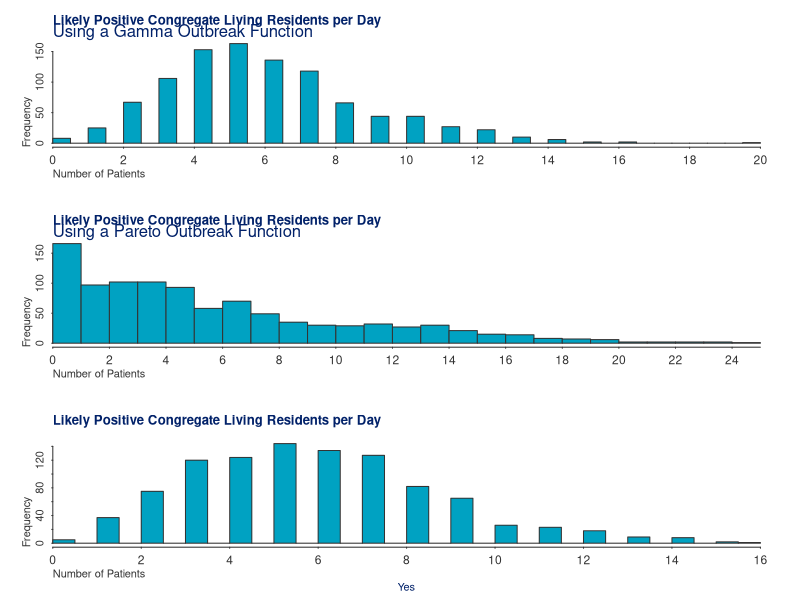

Source code (R):
library(tidyverse)
n.sim <- 1000
lambda <- 8/56 # 8 nursing homes in 45 days

diff.Date(c(as.Date("2020-03-18"), Sys.Date()))

generate_convolution <- function(n_sim=1000, lambda = 8/56, mu = 40, 
																 sigma = 10, alpa_tol = .05, 
																 covar = .3, 
																 severity_func = "gamma", 
																 severity_cap = 100){
	
	severity_function <- match.arg(severity_func, c("gamma", "pareto", "weibull"))
	if(severity_func=="gamma"){
		# Severity
		sigma.sq <- sigma^2
		beta <- mu/sigma.sq
		alpha <- beta * mu
		severity <- rgamma(n_sim, alpha, beta)
	} else if (severity_func =="weibull"){
		
		k <- (sigma/mu)^(-1.086)
		c <- mu/(gamma(1+1/k))
		severity <- rweibull(n_sim,k,c)
		
	} else{
		
		severity <- rmutil::rpareto(n = n_sim, m = mu, s = 100000)
		
		severity[severity>severity_cap] <- severity_cap
	}
	
	
	# Frequency
	frequency <- rpois(n_sim, lambda)
	
	frequency <- frequency * (1+covar)*rbinom(n_sim, 1, covar)
	
	# Convolution
	loss <- rpois(n_sim, severity * lambda)
	
	list(loss = loss, 
			 severity = severity, 
			 frequency = frequency)
}


# gamma severity function -------------------------------------------------

loss <- generate_convolution(lambda = 8/56, covar = 0)
op <-par(mgp=c(1.5,.5, 0), tck=-.01, 
				 mar=c(4,4,3,3), col.main = "#012169", col.sub = "#012169",
				 col.axis = "grey20", col.lab = "grey20", fg = "grey20")
op
par(mfrow = c(3,1))
summary(loss[["loss"]])
hist(loss[["loss"]], breaks = 30, right = FALSE,
		 col = "#00A2C2", 
		 xlab = "Number of Patients",
		 main = "Likely Positive Congregate Living Residents per Day", 
		 adj=0, xaxs="i", xaxt="n", bty="l")
axis(1, seq(0,40,2), cex.axis=1.1, cex.lab=1.1)
mtext(text = "Using a Gamma Outbreak Function", side = 3, adj = 0, col = "#012169")


# pareto severity function ------------------------------------------------

loss <- generate_convolution(lambda = 8/56, covar = 0, severity_func = "pareto")

summary(loss[["loss"]])
summary(loss[["severity"]])
hist(loss[["loss"]], breaks = 30, right = FALSE,
		 col = "#00A2C2", 
		 xlab = "Number of Patients",
		 main = "Likely Positive Congregate Living Residents per Day", 
		 adj=0, xaxs="i", xaxt="n", bty="l")
axis(1, seq(0,40,2), cex.axis=1.1, cex.lab=1.1)
mtext(text = "Using a Pareto Outbreak Function", side = 3, adj = 0, col = "#012169")


# weibull -----------------------------------------------------------------
loss <- generate_convolution(lambda = 8/56, covar = 0, 
														 severity_func = "weibull")

summary(loss[["loss"]])
summary(loss[["severity"]])
hist(loss[["loss"]], breaks = 30, right = FALSE,
		 col = "#00A2C2", 
		 xlab = "Number of Patients",
		 main = "Likely Positive Congregate Living Residents per Day", 
		 adj=0, xaxs="i", xaxt="n", bty="l")
axis(1, seq(0,40,2), cex.axis=1.1, cex.lab=1.1)
title(main = "", sub = "Yes")
#mtext(text = "Using a Weibull Outbreak Function", side = 3, adj = 0, col = "#012169")
